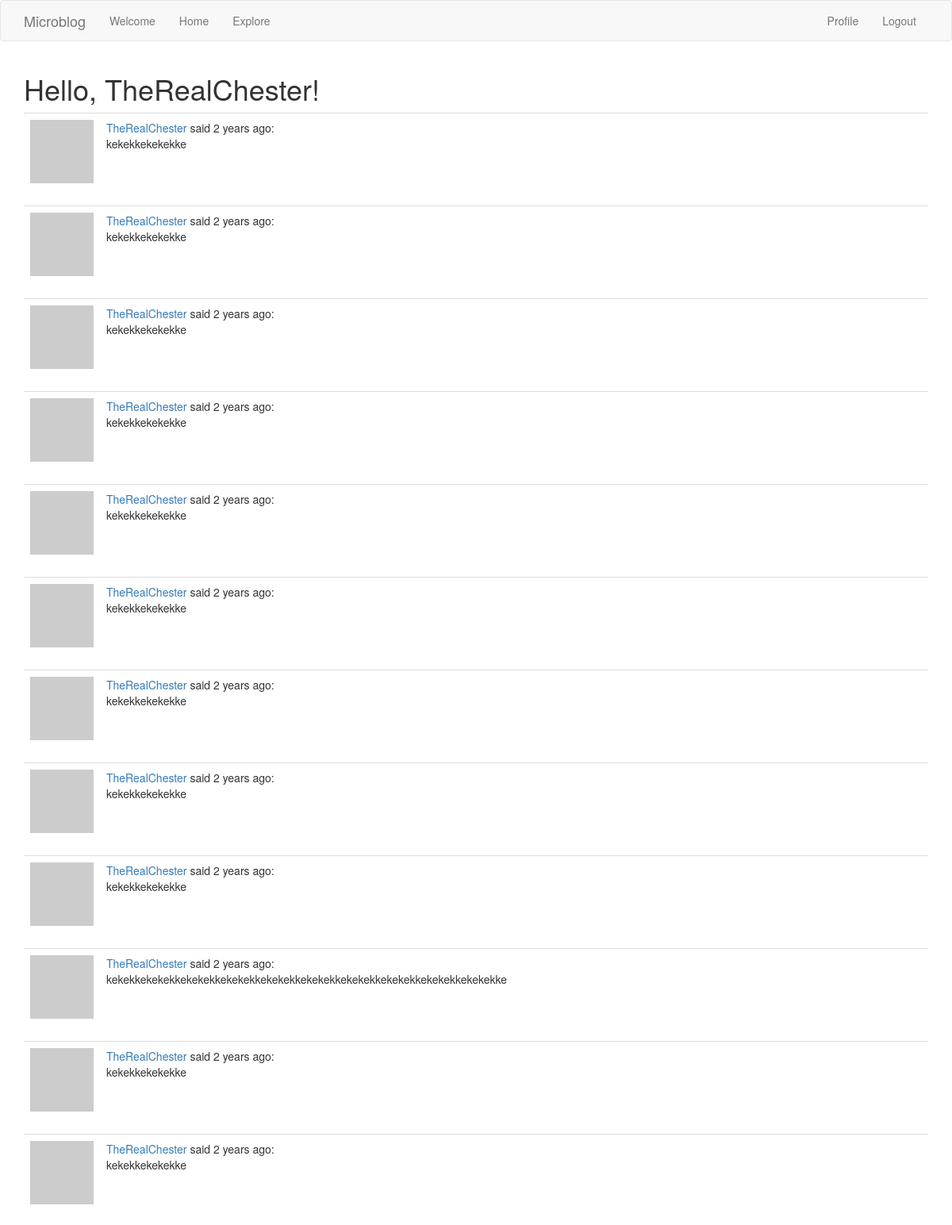
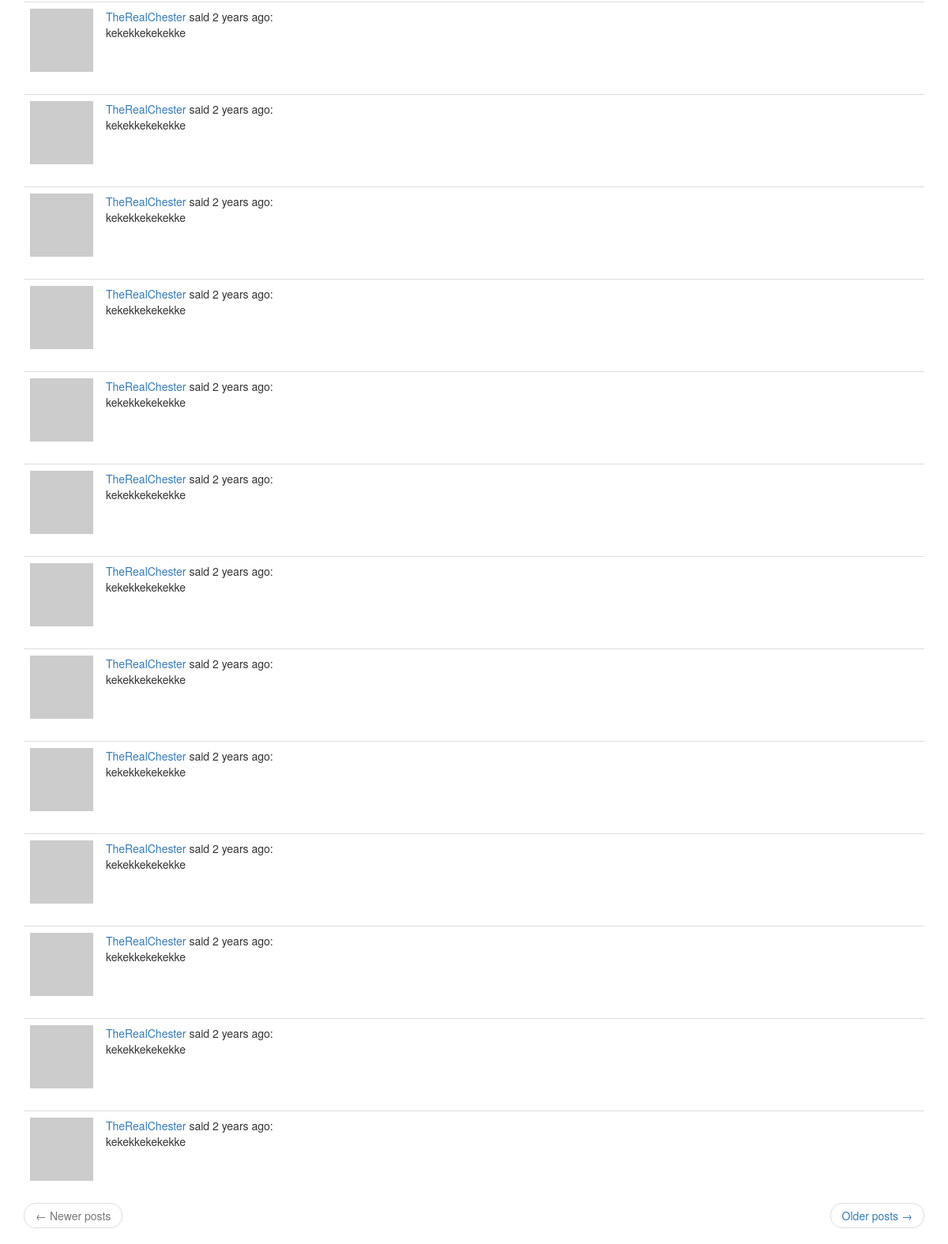
The page /explore (signed in) on the database as committed earlier (2 pictures, top to bottom).
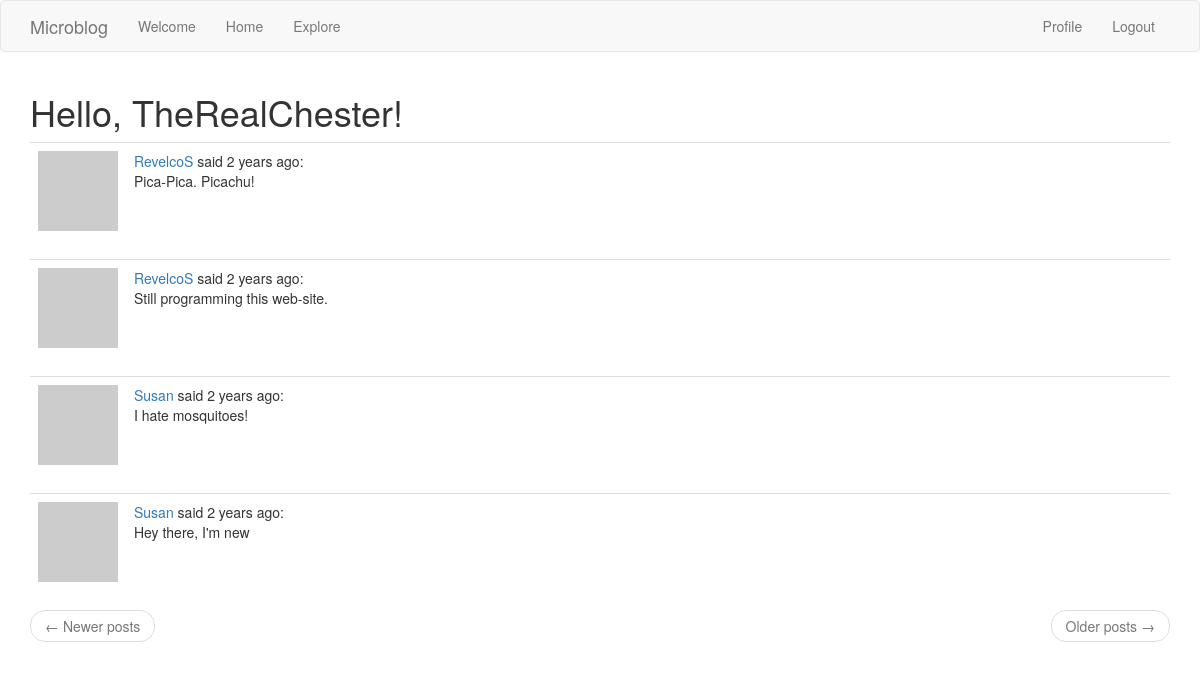
The same page on the database as committed later.
### app/models.py (models this page shows, shortened)
class Post(db.Model):
    id = db.Column(db.Integer, primary_key=True)
    body = db.Column(db.String(140))
    timestamp = db.Column(db.DateTime, index=True, default=datetime.utcnow)
    user_id = db.Column(db.Integer, db.ForeignKey("user.id"))

class User(UserMixin, db.Model):
    id = db.Column(db.Integer, primary_key=True)
    username = db.Column(db.String(64), index=True, unique=True)
    email = db.Column(db.String(120), index=True, unique=True)
    password_hash = db.Column(db.String(128))
    posts = db.relationship("Post", backref="author", lazy="dynamic")
    about_me = db.Column(db.String(140))
    last_seen = db.Column(db.DateTime, default=datetime.utcnow)
    followed = db.relationship(
        "User", secondary=followers,
        primaryjoin=(followers.c.follower_id == id),
        secondaryjoin=(followers.c.followed_id == id),
        backref=db.backref("followers", lazy="dynamic"), lazy="dynamic"
    )
    def avatar(self, size):
        digest = md5(self.email.lower().encode("utf-8")).hexdigest()
        return f"https://www.gravatar.com/avatar/{digest}?d=identicon&rating=g&s={size}"

### app/routes.py (the view)
@app.route("/explore")
@login_required
def explore():
    page = request.args.get("page", 1, type=int)
    posts = Post.query.order_by(Post.timestamp.desc()).paginate(
        page, app.config["POSTS_PER_PAGE"], False)
    next_url = url_for("explore", page=posts.next_num) \
        if posts.has_next else None
    prev_url = url_for("explore", page=posts.prev_num) \
        if posts.has_prev else None
    return render_template("index.html",
        title="Explore",
        posts=posts.items,
        next_url=next_url,
        prev_url=prev_url)

### app/models.py (called while the page is built)
@login.user_loader
def load_user(id):
    return User.query.get(int(id))

### app/routes.py (called while the page is built)
@app.before_request
def before_request():
    if current_user.is_authenticated:
        current_user.last_seen = datetime.utcnow()
        db.session.commit()

### app/templates/index.html (shortened to what this page needs)
{% extends "base.html" %}
{% block app_content %}
<h1>Hello, {{ current_user.username }}!</h1>
{% for post in posts %}
    {% include "include/_post.html" %}
{% endfor %}
{% include "include/_page_urls.html" %}
{% endblock %}

### app/templates/include/_post.html
<table class="table table-hover">
    <tr>
        <td width="70px">
            <a href="{{ url_for('user', username=post.author.username) }}">
                <img src="{{ post.author.avatar(32) }}" />
            </a>
        </td>
        <td>
            <a href="{{ url_for('user', username=post.author.username) }}">
                {{ post.author.username }}
            </a>
            said {{ moment(post.timestamp).fromNow() }}:
            <br>
            {{ post.body }}
        </td>
    </tr>
</table>

Rows that differ between the two databases and show on the page:
removed Post: author.username "TheRealChester", timestamp "2 years ago", body "kekekkekekekke"
removed Post: author.username "TheRealChester", timestamp "2 years ago", body "kekekkekekekke"
removed Post: author.username "TheRealChester", timestamp "2 years ago", body "kekekkekekekke"
removed Post: author.username "TheRealChester", timestamp "2 years ago", body "kekekkekekekke"
removed Post: author.username "TheRealChester", timestamp "2 years ago", body "kekekkekekekke"
removed Post: author.username "TheRealChester", timestamp "2 years ago", body "kekekkekekekke"
removed Post: author.username "TheRealChester", timestamp "2 years ago", body "kekekkekekekke"
removed Post: author.username "TheRealChester", timestamp "2 years ago", body "kekekkekekekke"
removed Post: author.username "TheRealChester", timestamp "2 years ago", body "kekekkekekekke"
removed Post: author.username "TheRealChester", timestamp "2 years ago", body "kekekkekekekkekekekkekekekkekekekkekekekkekekekkekekekkekekekkekekekke"
removed Post: author.username "TheRealChester", timestamp "2 years ago", body "kekekkekekekke"
removed Post: author.username "TheRealChester", timestamp "2 years ago", body "kekekkekekekke"
removed Post: author.username "TheRealChester", timestamp "2 years ago", body "kekekkekekekke"
removed Post: author.username "TheRealChester", timestamp "2 years ago", body "kekekkekekekke"
removed Post: author.username "TheRealChester", timestamp "2 years ago", body "kekekkekekekke"
removed Post: author.username "TheRealChester", timestamp "2 years ago", body "kekekkekekekke"
removed Post: author.username "TheRealChester", timestamp "2 years ago", body "kekekkekekekke"
removed Post: author.username "TheRealChester", timestamp "2 years ago", body "kekekkekekekke"
removed Post: author.username "TheRealChester", timestamp "2 years ago", body "kekekkekekekke"
removed Post: author.username "TheRealChester", timestamp "2 years ago", body "kekekkekekekke"
removed Post: author.username "TheRealChester", timestamp "2 years ago", body "kekekkekekekke"
removed Post: author.username "TheRealChester", timestamp "2 years ago", body "kekekkekekekke"
removed Post: author.username "TheRealChester", timestamp "2 years ago", body "kekekkekekekke"
removed Post: author.username "TheRealChester", timestamp "2 years ago", body "kekekkekekekke"
removed Post: author.username "TheRealChester", timestamp "2 years ago", body "kekekkekekekke"
now on this page (row unchanged): Post: author.username "RevelcoS", timestamp "2 years ago", body "Pica-Pica. Picachu!"
now on this page (row unchanged): Post: author.username "RevelcoS", timestamp "2 years ago", body "Still programming this web-site."
now on this page (row unchanged): Post: author.username "Susan", timestamp "2 years ago", body "I hate mosquitoes!"
now on this page (row unchanged): Post: author.username "Susan", timestamp "2 years ago", body "Hey there, I'm new"
